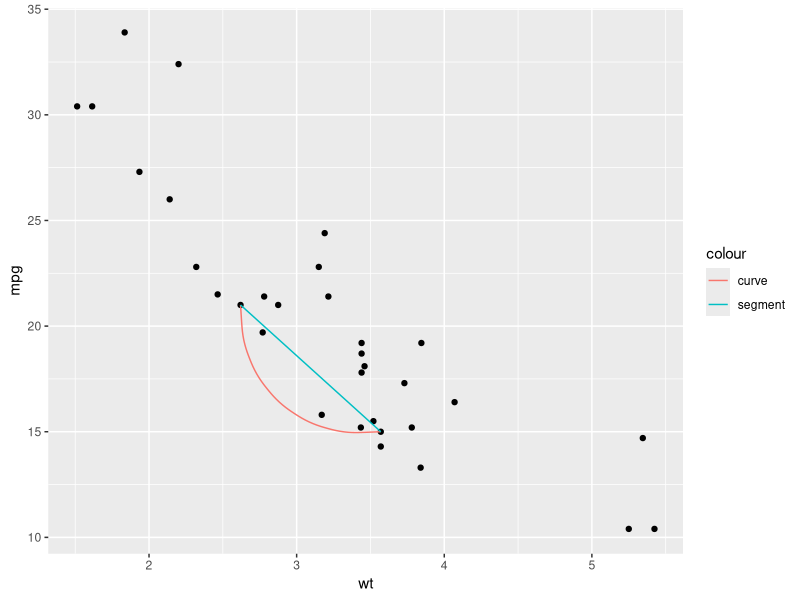
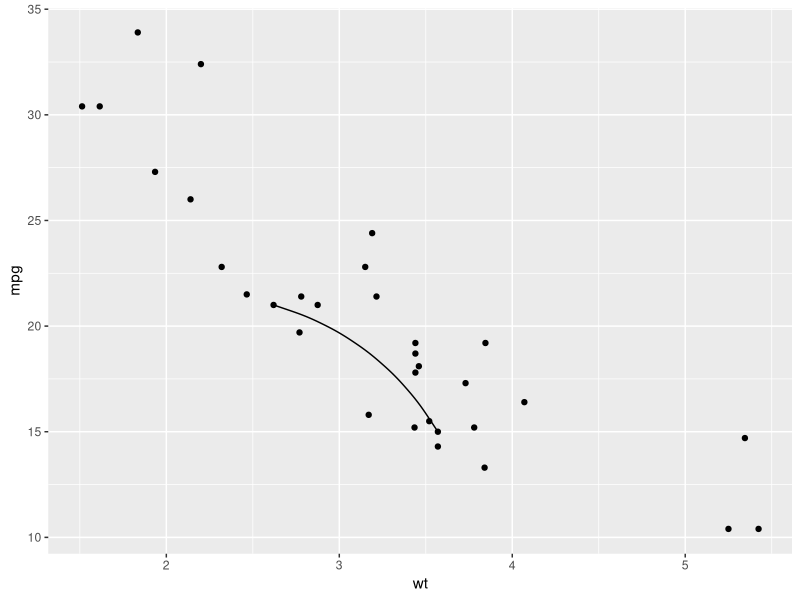
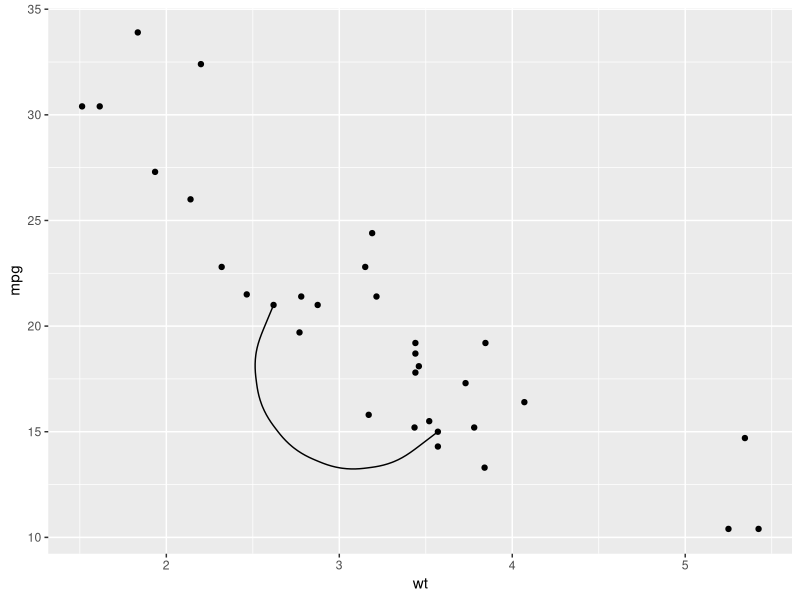
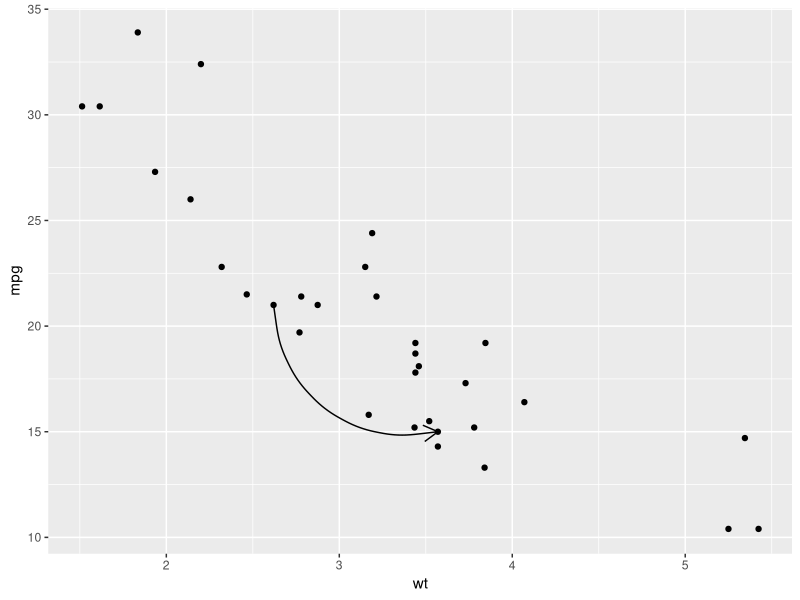
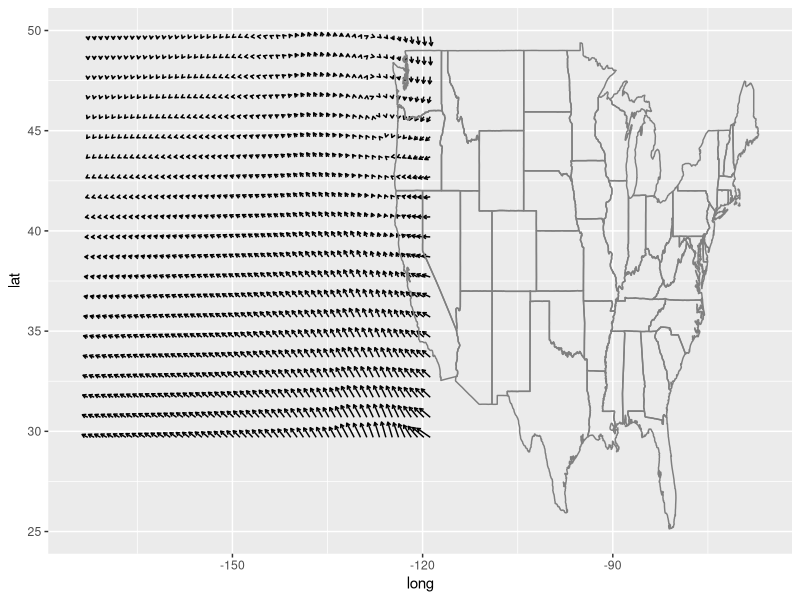
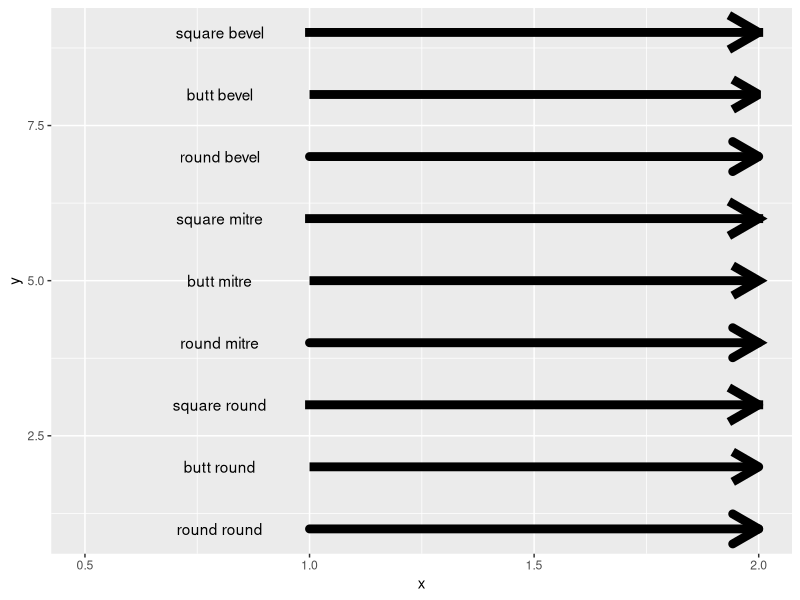
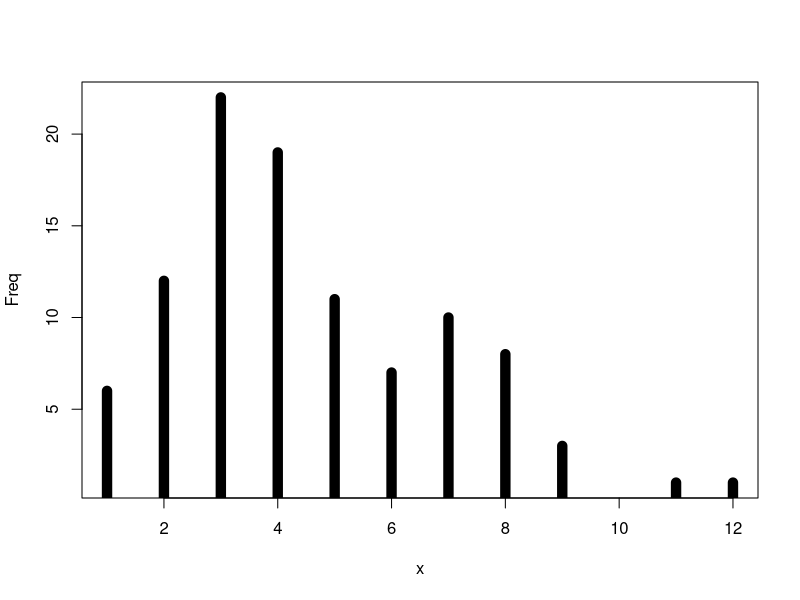
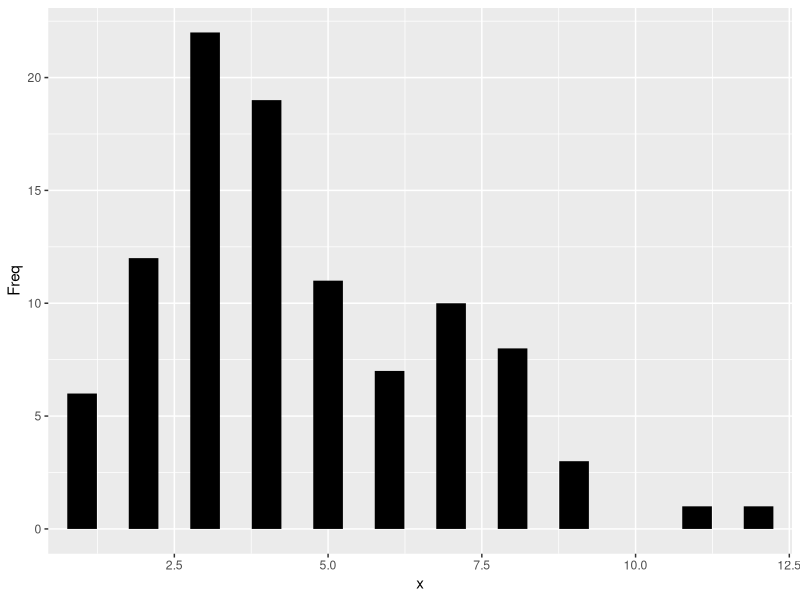

Write R code to recreate these figures, in order.
library(ggplot2)


### Name: geom_segment
### Title: Line segments and curves
### Aliases: geom_segment geom_curve

### ** Examples

b <- ggplot(mtcars, aes(wt, mpg)) +
  geom_point()

df <- data.frame(x1 = 2.62, x2 = 3.57, y1 = 21.0, y2 = 15.0)
b +
 geom_curve(aes(x = x1, y = y1, xend = x2, yend = y2, colour = "curve"), data = df) +
 geom_segment(aes(x = x1, y = y1, xend = x2, yend = y2, colour = "segment"), data = df)

b + geom_curve(aes(x = x1, y = y1, xend = x2, yend = y2), data = df, curvature = -0.2)
b + geom_curve(aes(x = x1, y = y1, xend = x2, yend = y2), data = df, curvature = 1)
b + geom_curve(
  aes(x = x1, y = y1, xend = x2, yend = y2),
  data = df,
  arrow = arrow(length = unit(0.03, "npc"))
)

ggplot(seals, aes(long, lat)) +
  geom_segment(aes(xend = long + delta_long, yend = lat + delta_lat),
    arrow = arrow(length = unit(0.1,"cm"))) +
  borders("state")

# Use lineend and linejoin to change the style of the segments
df2 <- expand.grid(
  lineend = c('round', 'butt', 'square'),
  linejoin = c('round', 'mitre', 'bevel'),
  stringsAsFactors = FALSE
)
df2 <- data.frame(df2, y = 1:9)
ggplot(df2, aes(x = 1, y = y, xend = 2, yend = y, label = paste(lineend, linejoin))) +
  geom_segment(
     lineend = df2$lineend, linejoin = df2$linejoin,
     size = 3, arrow = arrow(length = unit(0.3, "inches"))
  ) +
  geom_text(hjust = 'outside', nudge_x = -0.2) +
  xlim(0.5, 2)

# You can also use geom_segment to recreate plot(type = "h") :
counts <- as.data.frame(table(x = rpois(100,5)))
counts$x <- as.numeric(as.character(counts$x))
with(counts, plot(x, Freq, type = "h", lwd = 10))

ggplot(counts, aes(x, Freq)) +
  geom_segment(aes(xend = x, yend = 0), size = 10, lineend = "butt")
